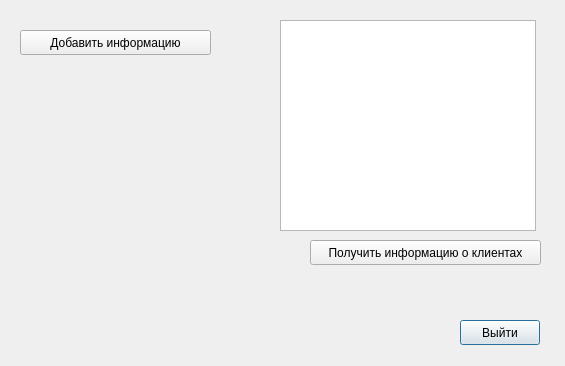
<?xml version="1.0" encoding="UTF-8"?>
<ui version="4.0">
 <class>adminWindow</class>
 <widget class="QDialog" name="adminWindow">
  <property name="geometry">
   <rect>
    <x>0</x>
    <y>0</y>
    <width>565</width>
    <height>366</height>
   </rect>
  </property>
  <property name="windowTitle">
   <string>Dialog</string>
  </property>
  <widget class="QPushButton" name="pushButton_Exit">
   <property name="geometry">
    <rect>
     <x>460</x>
     <y>320</y>
     <width>80</width>
     <height>25</height>
    </rect>
   </property>
   <property name="text">
    <string>Выйти</string>
   </property>
  </widget>
  <widget class="QPushButton" name="push_Buttom_add_information">
   <property name="geometry">
    <rect>
     <x>20</x>
     <y>30</y>
     <width>191</width>
     <height>25</height>
    </rect>
   </property>
   <property name="text">
    <string>Добавить информацию</string>
   </property>
  </widget>
  <widget class="QPushButton" name="pushButton_get_client_information">
   <property name="geometry">
    <rect>
     <x>310</x>
     <y>240</y>
     <width>231</width>
     <height>25</height>
    </rect>
   </property>
   <property name="text">
    <string>Получить информацию о клиентах</string>
   </property>
  </widget>
  <widget class="QTextBrowser" name="textBrowser">
   <property name="geometry">
    <rect>
     <x>280</x>
     <y>20</y>
     <width>256</width>
     <height>211</height>
    </rect>
   </property>
  </widget>
 </widget>
 <resources/>
 <connections/>
</ui>
